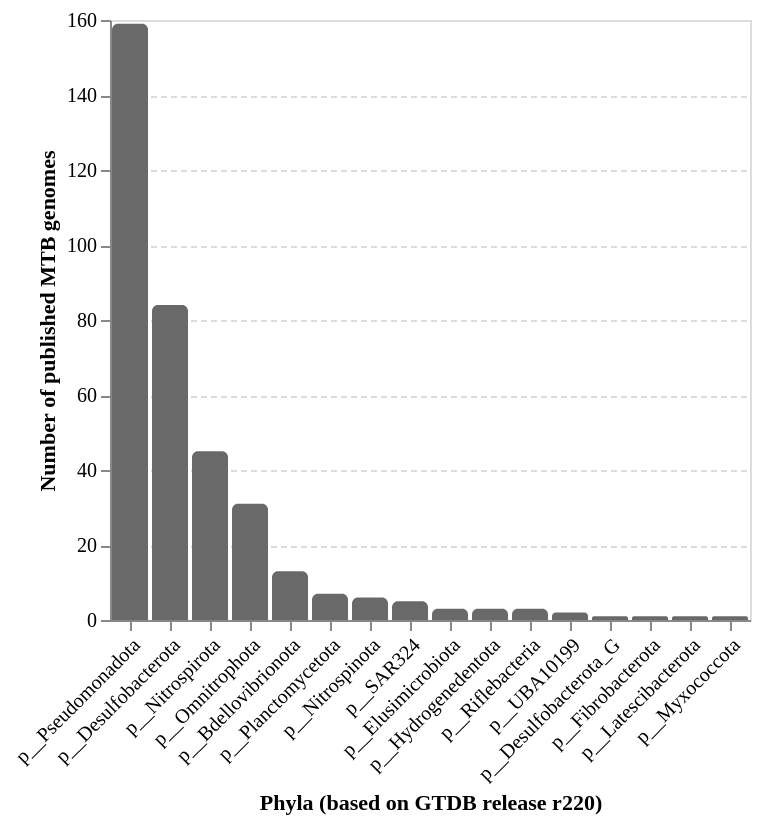

The notebook cell saved with this chart:
### Code cell
alt.Chart(dfTaxa_).mark_bar(
    cornerRadiusTopLeft=3,
    cornerRadiusTopRight=3,
    color='dimgrey'
).encode(
    x=alt.X('phylum:O', title = 'Phyla (based on GTDB release r220)', sort=None, axis=alt.Axis(labelAngle=-45)),
    y=alt.Y('count():Q', title='Number of published MTB genomes', sort=None),
    # color=alt.Color('oder_:N', sort=None),
).configure_axis(
    # grid=True,  # Enable grid
    gridDash=[3, 2]  # Set the grid lines to be dashed
)

### Figure 1 — Vega-Lite specification as saved in the notebook (floating-point values rounded to 4 significant figures; data arrays with more than 128 entries replaced by an {"elided": "..."} marker saying what was removed)
{"config": {"title": {"font": "Times New Roman"}, "axis": {"labelFont": "Times New Roman", "titleFont": "Times New Roman", "gridDash": [3, 2]}, "header": {"labelFont": "Times New Roman", "titleFont": "Times New Roman"}, "legend": {"labelFont": "Times New Roman", "titleFont": "Times New Roman"}}, "data": {"name": "data-dfb71bf119744f8123f61023ed7270ae"}, "mark": {"type": "bar", "color": "dimgrey", "cornerRadiusTopLeft": 3, "cornerRadiusTopRight": 3}, "encoding": {"x": {"axis": {"labelAngle": -45}, "field": "phylum", "sort": null, "title": "Phyla (based on GTDB release r220)", "type": "ordinal"}, "y": {"aggregate": "count", "sort": null, "title": "Number of published MTB genomes", "type": "quantitative"}}, "$schema": "https://vega.github.io/schema/vega-lite/v5.17.0.json", "datasets": {"data-dfb71bf119744f8123f61023ed7270ae": {"elided": "365 records"}}}
